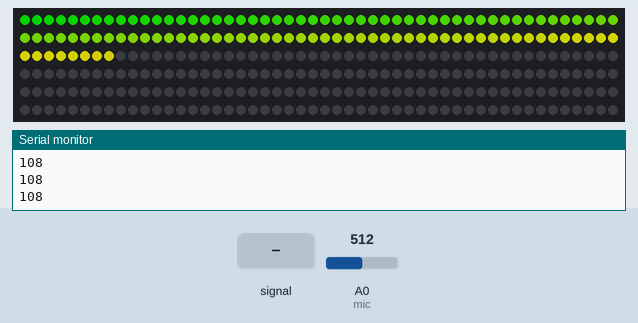
Simulated run of this sketch. Board: ESP8266 (NodeMCU). Shown: 300 RGB LEDs in strip order, left to right, continuing on the next row, the last lines printed to the serial monitor. The test bench sets the inputs (shaded band); at power-on: A0 (mic) = 512. Dim RGB values are drawn brighter than linear; WiFi joins after 1.5 s; servers stay silent unless stated.

Above: at 1.2 s.
1.3 s: A0 (mic) fed a 200 Hz sine of ±255 counts around its level
At 2.07 s:
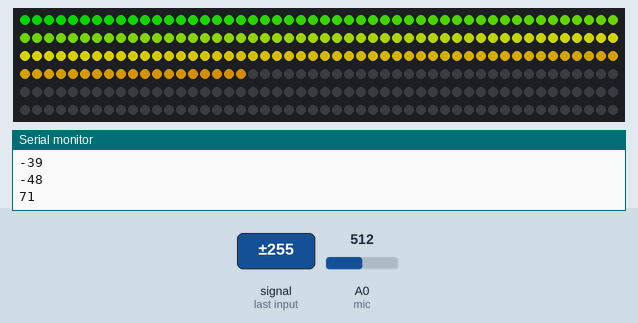
At 3.59 s:
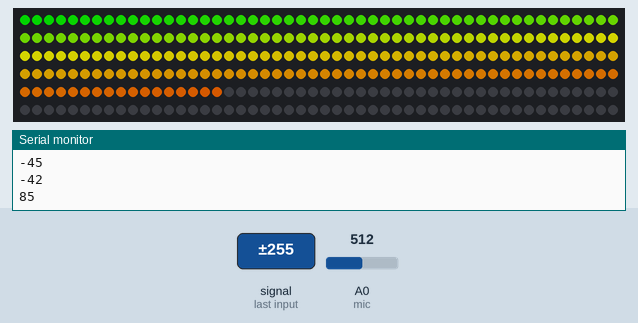
4.3 s: A0 (mic) set to 810
At 5.9 s:
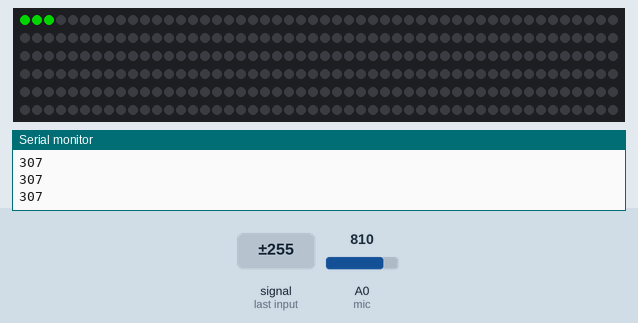
Timing chart, 0 to 7.4 s (numbered marks = the images above; inputs shaded):
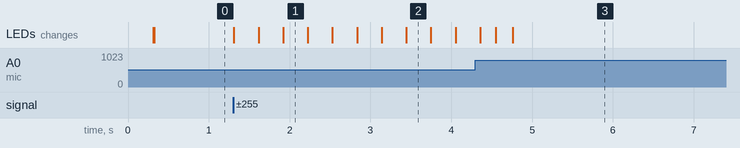

The sketch:

prueba.ino
```cpp
#include <FastLED.h>
#include <ESP8266WiFi.h>
#include <WiFiClient.h>
#include <WiFiServer.h>
#include <WiFiUdp.h>

#define LED_PIN     D3
#define NUM_LEDS         300
#define CHIPSET          WS2812B
#define COLOR_ORDER      GRB
CRGBArray<NUM_LEDS> leds;

#define BRIGHTNESS  128

int mic = A0; //analog pin

int minVol = 350;
int maxVol = 800; //0 to 1023 - high value = lower volume
int addLedsConstant = 3 ; //how fast are LEDS added to bar
int removeLedsTimeConstant = 2; //how fast are LEDS removed from bar
int middleColorLED = 100;
int numMensaje= 1;

int numLedsToLight;

long lastRefreshTime;

// tWITTER DEFINE
String API = "GGWF1E3J9D6EQJPN";
// enter your ssid and password
const char* ssid = "Elena";
const char* password = "11111111";
String tweet = "fssxssxffssssddssrwef";
WiFiClient client;

void setup() {
  Serial.begin(9600);
  FastLED.addLeds<CHIPSET, LED_PIN, COLOR_ORDER>(leds, NUM_LEDS).setCorrection( TypicalSMD5050 );
  FastLED.setBrightness(BRIGHTNESS);
  WiFi.begin(ssid, password);
}

void loop() {


  //Serial.println(analogRead(mic));

  int ledsToLight = map(analogRead(mic), minVol, maxVol, 0, NUM_LEDS);
  Serial.println(ledsToLight);


  if (ledsToLight > numLedsToLight) {
    numLedsToLight += addLedsConstant;
  } else if (ledsToLight < numLedsToLight) {
    if(millis() - lastRefreshTime >= removeLedsTimeConstant) {
      lastRefreshTime += removeLedsTimeConstant;
      numLedsToLight -= 1;
    }
  }

  if (numLedsToLight < 1) {
    numLedsToLight = 0;
  }
  if (numLedsToLight > NUM_LEDS) {
    numLedsToLight = NUM_LEDS;
  }


  for(int led = 0; led < numLedsToLight; led++) {
    if (led < middleColorLED) {
      leds[led] = CRGB(map(led, 0, middleColorLED - 1, 0, 255) ,255,0);
    } else {
      leds[led] = CRGB(255, map(led, middleColorLED, NUM_LEDS, 255, 0),0);
    }
  }
  for(int led = NUM_LEDS; led >= numLedsToLight; led--) {
    leds[led] = CRGB(0, 0, 0);
  }

  FastLED.show();
  if(numLedsToLight>=300){
    post();
    delay(5000);
    }
  }

void post(){

 if(client.connect("184.106.153.149", 80)){
  client.print("GET /apps/thingtweet/1/statuses/update?key=" + API + "&status=" + tweet + " HTTP/1.1\r\n");
  client.print("Host: api.thingspeak.com\r\n");
  client.print("Accept: */*\r\n");
  client.print("User-Agent: Mozilla/4.0 (compatible; esp8266 Lua; Windows NT 5.1)\r\n");
  client.print("\r\n");

  tweet = "Enhorabuena%20lo%20conseguiste%20eres%20el%20numero:%20"+ String(numMensaje);
  numLedsToLight=0;
  numMensaje ++;
  }
  loop();
 }
```

Measured:
- after the input at 1.3 s, the LEDs: first change at once (image 1 shows a later state)
